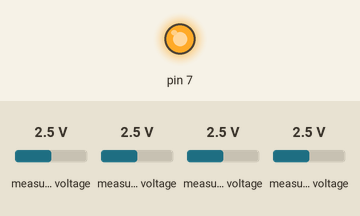
This sketch was run on a simulated Arduino Uno, built with avr-gcc and run on an emulated ATmega328P. Shown: output pins drawn as LEDs (lit = HIGH). The test bench sets the inputs (shaded band); at power-on: measured voltage 2.5 V. What the sketch prints to the serial monitor is not drawn.

Above: at 0.1 s.
Timing chart, 0 to 1.6 s (numbered marks = the images above):
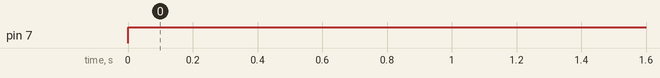

The sketch:

Flat_Sensor_ChargingVoltage_July14.ino
```cpp
// version Aug 14:
// Fatigue testing data recording
// record 30seconds every 30 min interval

// version July14:
// Absolute voltage reading on 8 channels
// time recording

// version July10:
// added another ADS1115 with address of 0x49

// version Jun10:
// Removed the smooth
// display bits reading
// changed Gain from one to two
// AC: 2ms on, 2ms off

#include <Wire.h>
#include <Adafruit_ADS1015.h>

Adafruit_ADS1115 ads1115_0(0x48);
Adafruit_ADS1115 ads1115_1(0x49);

double threshold0 = 0, threshold1 = 0, threshold2 = 0, threshold3 = 0,threshold4 = 0,threshold5 = 0,threshold6 = 0,threshold7 = 0;
int16_t results0, results1, results2, results3, results4, results5, results6, results7;
int16_t vdd;

unsigned long t;


void setup(void)
{
  Serial.begin(2000000);
//  Serial.println("Hello!");
//  Serial.println("Getting differential reading from AIN0 (P) and AIN1 (N)");
//  Serial.println("ADC Range: +/- 4.096V (1 bit = 125uV)");
//  Serial.println("ADC Range: +/- 2.048V (1 bit = 063uV)");

  // The ADC input range (or gain) can be changed via the following
  // functions, but be careful never to exceed VDD +0.3V max, or to
  // exceed the upper and lower limits if you adjust the input range!
  // Setting these values incorrectly may destroy your ADC!
  //                                                                ADS1015  ADS1115
  //                                                                -------  -------
  // ads.setGain(GAIN_TWOTHIRDS);  // 2/3x gain +/- 6.144V  1 bit = 3mV      0.1875mV (default)
  // ads.setGain(GAIN_ONE);        // 1x gain   +/- 4.096V  1 bit = 2mV      0.125mV
  // ads.setGain(GAIN_TWO);        // 2x gain   +/- 2.048V  1 bit = 1mV      0.0625mV
  // ads.setGain(GAIN_FOUR);       // 4x gain   +/- 1.024V  1 bit = 0.5mV    0.03125mV
  // ads.setGain(GAIN_EIGHT);      // 8x gain   +/- 0.512V  1 bit = 0.25mV   0.015625mV
  // ads.setGain(GAIN_SIXTEEN);    // 16x gain  +/- 0.256V  1 bit = 0.125mV  0.0078125mV

  ads1115_0.begin();
  ads1115_1.begin();
  ads1115_0.setGain(GAIN_ONE);
  ads1115_1.setGain(GAIN_ONE);
  pinMode(6, INPUT);
  pinMode(7, OUTPUT);
}

void loop(void)
{

  // record 30 seconds of data
  t = millis();
  while(millis() - t < 30000){
  digitalWrite(7, HIGH);

//t = millis();
//Serial.print(t/1000.0);
//Serial.print(' ');
  results0 = ads1115_0.readADC_SingleEnded(0);
  results1 = ads1115_0.readADC_SingleEnded(1);
  results2 = ads1115_0.readADC_SingleEnded(2);
  results3 = ads1115_0.readADC_SingleEnded(3);
  results4 = ads1115_1.readADC_SingleEnded(0);
  results5 = ads1115_1.readADC_SingleEnded(1);
  results6 = ads1115_1.readADC_SingleEnded(2);
  results7 = ads1115_1.readADC_SingleEnded(3);

//Serial.print((millis()-t)/1000);
//Serial.print(' ');
Serial.print((results0-threshold0)*0.125);
Serial.print(' ');
Serial.print((results1-threshold1)*0.125);
Serial.print(' ');
Serial.print((results2-threshold2)*0.125);
Serial.print(' ');
Serial.print((results3-threshold3)*0.125);
Serial.print(' ');
Serial.print((results4-threshold4)*0.125);
Serial.print(' ');
Serial.print((results5-threshold5)*0.125);
Serial.print(' ');
Serial.print((results6-threshold6)*0.125);
Serial.print(' ');
Serial.println((results7-threshold7)*0.125);
//Serial.print(' ');
//Serial.println(buttonState);
//  Serial.println("mV)");
  delay(2);
}

Serial.println("***");

  // half hour timer
  t = millis();
  while(millis() - t < 1800000){

  }

}
```

Measured:
- by itself, pin 7: LOW → HIGH at 0.00 s
